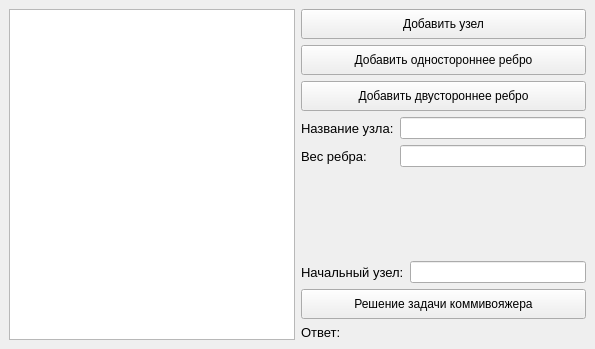
<?xml version="1.0" encoding="UTF-8"?>
<ui version="4.0">
 <class>MainWindow</class>
 <widget class="QMainWindow" name="MainWindow">
  <property name="geometry">
   <rect>
    <x>0</x>
    <y>0</y>
    <width>595</width>
    <height>349</height>
   </rect>
  </property>
  <property name="windowTitle">
   <string>The Salesman Problem</string>
  </property>
  <property name="styleSheet">
   <string notr="true"/>
  </property>
  <widget class="QWidget" name="centralwidget">
   <layout class="QGridLayout" name="gridLayout">
    <item row="0" column="4">
     <layout class="QVBoxLayout" name="verticalLayout">
      <item>
       <widget class="QPushButton" name="addCityButton">
        <property name="minimumSize">
         <size>
          <width>0</width>
          <height>30</height>
         </size>
        </property>
        <property name="styleSheet">
         <string notr="true"/>
        </property>
        <property name="text">
         <string>Добавить узел</string>
        </property>
       </widget>
      </item>
      <item>
       <widget class="QPushButton" name="addRoadButton1">
        <property name="minimumSize">
         <size>
          <width>250</width>
          <height>30</height>
         </size>
        </property>
        <property name="styleSheet">
         <string notr="true"/>
        </property>
        <property name="text">
         <string>Добавить одностороннее ребро</string>
        </property>
       </widget>
      </item>
      <item>
       <widget class="QPushButton" name="addRoadButton2">
        <property name="minimumSize">
         <size>
          <width>250</width>
          <height>30</height>
         </size>
        </property>
        <property name="styleSheet">
         <string notr="true"/>
        </property>
        <property name="text">
         <string>Добавить двустороннее ребро</string>
        </property>
       </widget>
      </item>
      <item>
       <layout class="QFormLayout" name="formLayout">
        <item row="0" column="0">
         <widget class="QLabel" name="label">
          <property name="sizePolicy">
           <sizepolicy hsizetype="Fixed" vsizetype="Preferred">
            <horstretch>0</horstretch>
            <verstretch>0</verstretch>
           </sizepolicy>
          </property>
          <property name="font">
           <font>
            <pointsize>10</pointsize>
           </font>
          </property>
          <property name="styleSheet">
           <string notr="true">QLable {
color: white;
}</string>
          </property>
          <property name="text">
           <string>Название узла:</string>
          </property>
         </widget>
        </item>
        <item row="0" column="1">
         <widget class="QLineEdit" name="cityNameLine">
          <property name="styleSheet">
           <string notr="true"/>
          </property>
         </widget>
        </item>
        <item row="1" column="0">
         <widget class="QLabel" name="label_2">
          <property name="font">
           <font>
            <pointsize>10</pointsize>
           </font>
          </property>
          <property name="styleSheet">
           <string notr="true">QLable {
color: white;
}</string>
          </property>
          <property name="text">
           <string>Вес ребра:</string>
          </property>
         </widget>
        </item>
        <item row="1" column="1">
         <widget class="QLineEdit" name="roadLengthLine">
          <property name="styleSheet">
           <string notr="true"/>
          </property>
         </widget>
        </item>
       </layout>
      </item>
      <item>
       <spacer name="verticalSpacer">
        <property name="orientation">
         <enum>Qt::Vertical</enum>
        </property>
        <property name="sizeHint" stdset="0">
         <size>
          <width>20</width>
          <height>40</height>
         </size>
        </property>
       </spacer>
      </item>
      <item>
       <layout class="QHBoxLayout" name="horizontalLayout_2">
        <item>
         <widget class="QLabel" name="label_3">
          <property name="font">
           <font>
            <pointsize>10</pointsize>
           </font>
          </property>
          <property name="styleSheet">
           <string notr="true">QLable {
color: white;
}</string>
          </property>
          <property name="text">
           <string>Начальный узел:</string>
          </property>
         </widget>
        </item>
        <item>
         <widget class="QLineEdit" name="startingCityLine">
          <property name="styleSheet">
           <string notr="true"/>
          </property>
         </widget>
        </item>
       </layout>
      </item>
      <item>
       <widget class="QPushButton" name="solveButton">
        <property name="minimumSize">
         <size>
          <width>0</width>
          <height>30</height>
         </size>
        </property>
        <property name="styleSheet">
         <string notr="true"/>
        </property>
        <property name="text">
         <string>Решение задачи коммивояжера</string>
        </property>
        <property name="checkable">
         <bool>false</bool>
        </property>
        <property name="autoExclusive">
         <bool>true</bool>
        </property>
        <property name="default">
         <bool>false</bool>
        </property>
        <property name="flat">
         <bool>false</bool>
        </property>
       </widget>
      </item>
      <item>
       <layout class="QHBoxLayout" name="horizontalLayout">
        <item>
         <widget class="QLabel" name="label_4">
          <property name="sizePolicy">
           <sizepolicy hsizetype="Fixed" vsizetype="Preferred">
            <horstretch>0</horstretch>
            <verstretch>0</verstretch>
           </sizepolicy>
          </property>
          <property name="font">
           <font>
            <pointsize>10</pointsize>
           </font>
          </property>
          <property name="text">
           <string>Ответ:</string>
          </property>
         </widget>
        </item>
        <item>
         <widget class="QLabel" name="answerLabel">
          <property name="font">
           <font>
            <pointsize>10</pointsize>
           </font>
          </property>
          <property name="text">
           <string/>
          </property>
         </widget>
        </item>
       </layout>
      </item>
     </layout>
    </item>
    <item row="0" column="3">
     <widget class="QGraphicsView" name="graphicsView">
      <property name="sizePolicy">
       <sizepolicy hsizetype="Expanding" vsizetype="Expanding">
        <horstretch>0</horstretch>
        <verstretch>0</verstretch>
       </sizepolicy>
      </property>
      <property name="font">
       <font>
        <family>Consolas</family>
       </font>
      </property>
      <property name="styleSheet">
       <string notr="true"/>
      </property>
     </widget>
    </item>
   </layout>
  </widget>
 </widget>
 <resources/>
 <connections/>
</ui>
